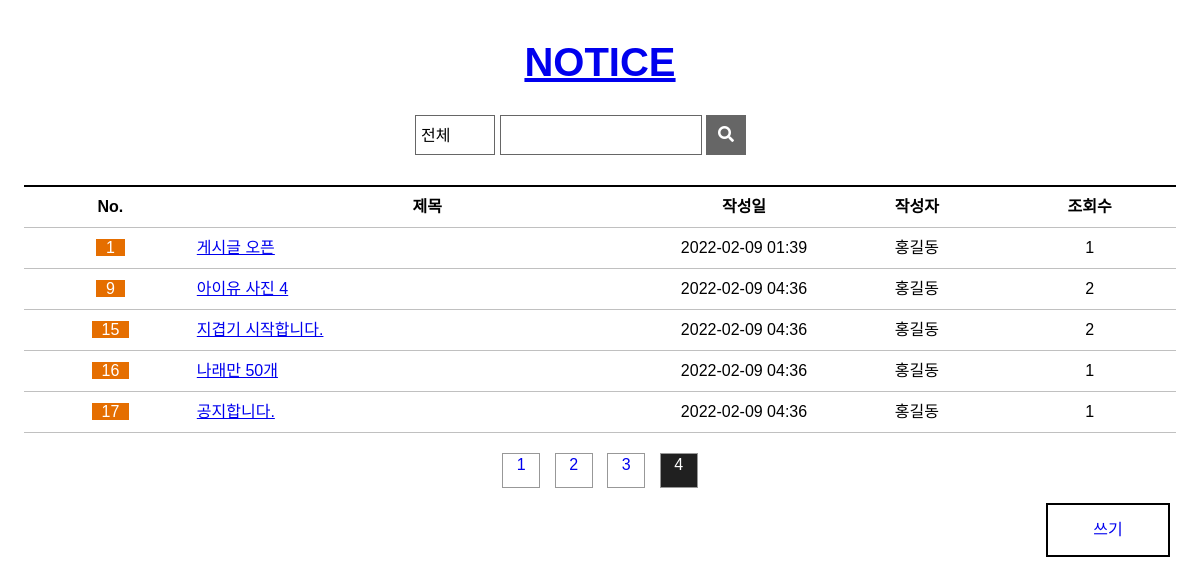
Page /board/blist/?nowpage=4 on the committed database.
### board/models.py (models this page shows, shortened)
class Fboard(models.Model):
    b_no = models.IntegerField(default=0,primary_key=True)
    member = models.ForeignKey(Member,on_delete=models.DO_NOTHING,null=True)
    b_title = models.CharField(max_length=1000)
    b_content = models.TextField()
    b_date = models.DateTimeField(default=datetime.now(),blank=True)
    b_group = models.IntegerField(default=0)
    b_step = models.IntegerField(default=0)
    b_indent = models.IntegerField(default=0)
    b_hit = models.IntegerField(default=1)
    b_img = models.ImageField(blank=True)

### member/models.py (models this page shows)
class Member(models.Model):
    m_id = models.CharField(max_length=30,primary_key=True)
    m_pw = models.CharField(max_length=100)
    m_name = models.CharField(max_length=100)
    def __str__(self):
        return self.m_name

### board/views.py (the view, shortened to what this page needs)
# urls.py: path('blist/', views.blist,name='blist'),
def blist(request):
    nowpage = int(request.GET.get('nowpage',1))
    if request.method == 'GET':
        qs = Fboard.objects.all().order_by('-b_group','b_step')
        paginator = Paginator(qs,10)           # 30개 1-10,2-10,3-10
        blist = paginator.get_page(nowpage)
        context={'blist':blist,'nowpage':nowpage}
        return render(request,'blist.html',context)

### board/templates/blist.html (shortened to what this page needs)
{% load static %}
<!DOCTYPE html>
<html>
<head>
  <link rel="stylesheet" href="https://cdnjs.cloudflare.com/ajax/libs/font-awesome/5.12.1/css/all.min.css">
  <link rel="stylesheet" href="{% static 'css/style.css' %}">
  <link rel="stylesheet" href="{% static 'css/notice_list.css' %}">
</head>
<body>
<section>
    <a href="{% url 'index' %}"><h1>NOTICE</h1></a>
    <div class="wrapper">
      <form action="{% url 'board:blist' %}" id="search" method="post">
        {% if category %}
        <select name="category" id="category">
          <option value="all" {% if category in 'all'%}selected{% endif %} >전체</option>
          <option value="title" {% if category in 'title'%}selected{% endif %}>제목</option>
          <option value="content" {% if category in 'content'%}selected{% endif %}>내용</option>
        </select>
        {% else %}
          <select name="category" id="category">
            <option value="all">전체</option>
          </select>
        {% endif %}
        <div class="title">
          {% if searchword %}
            <input type="text" id="searchword" name="searchword" size="16" value="{{searchword}}">
          {% else %}
            <input type="text" id="searchword" name="searchword" size="16">
          {% endif %}
        </div>
        <button type="button" onclick="searchBtn()"><i class="fas fa-search"></i></button>
      </form>
    </div>
    <table>
      <colgroup>
        <col width="15%">
        <col width="40%">
        <col width="15%">
        <col width="15%">
        <col width="15%">
      </colgroup>
      <tr>
        <th>No.</th>
        <th>제목</th>
        <th>작성일</th>
        <th>작성자</th>
        <th>조회수</th>
      </tr>
      <tbody id="tbody">
        {% if blist %}
          {% for board in blist %}
            <tr>
              <td><span class='table-notice'>{{board.b_no}}</span></td>
              <td class='table-title' id='pInput'>
                <a href='{% url 'board:bview' board.b_no %}'>
                  {% if board.b_indent > 0  %}
                  {% for i in "x"|rjust:board.b_indent %}
                    ▶
                  {% endfor %}
                    {{board.b_title}}
                  {% else %}
                    {{board.b_title}}
                  {% endif %}
                </a>
              </td>
              <td>{{board.b_date|date:'Y-m-d H:i'}}</td>
              <td>{{board.member}}</td>
              <td>{{board.b_hit}}</td>
            </tr>
          {% endfor %}
        {% else %}
          <tr>
            <td colspans='5'>데이터가 없습니다.</td>
          </tr>
        {% endif %}
      </tbody>
    </table>
    <ul class="page-num">
      {% if blist.has_previous %}
        <a href="?nowpage=1"><li class="first"></li></a>
        <a href="?nowpage={{blist.previous_page_number }}"><li class="prev"></li></a>
      {% else %}
        <li class="first"></li>
        <li class="prev"></li>
      {% endif %}
      {% for page in blist.paginator.page_range  %}
        {% if page != nowpage  %}
          <a href="?nowpage={{page}}"><li class="num off"><div>{{page}}</div></li></a>
        {% else %}
          <li class="num on"><div>{{page}}</div></li>
        {% endif %}
      {% endfor %}
      {% if blist.has_next %}
        <a href="?nowpage={{ blist.next_page_number }}"><li class="next"></li></a>
        <a href="?nowpage={{blist.paginator.num_pages }}"><li class="last"></li></a>
      {% else %}
        <li class="next"></li>
        <li class="last"></li>
      {% endif %}
    </ul>
    <a href="{% url 'board:bwrite' %}"><div class="write">쓰기</div></a>
  </section>
</body>
</html>

### static/css/style.css (style rules this page uses)
*, body { margin: 0; padding: 0; font-family: 'Noto Sans KR', sans-serif; font-size: 16px; }
.on { color:white; background:#202020; }
.off { background:none; }
li { display: inline-block; padding-right: 5px; font-size: 13px; }
#cart, #search { float: right; margin-right: 20px; }
.wrapper { width: 1200px; margin: auto; }

### static/css/notice_list.css (style rules this page uses)
section { text-align: center; }
h1 { margin-top: 40px; margin-bottom: 50px; font-size: 40px; }
.wrapper { position: relative; }
select { position: absolute; top: 50%; left: 50%; width: 80px; height: 40px; margin-left: -185px; margin-top: -20px; padding: 5px; border: 1px solid #666666; font-family: inherit; background: url(https://www.midashotel.co.kr/Midas_common/images/homepage/board/search-box-select.png) no-repeat 95% 50%; -webkit-appearance: none; -moz-appearance: none; appearance: none; }
form > div { position: absolute; top: 50%; left: 50%; width: 200px; height: 38px; margin-left: -100px; margin-top: -20px; display: inline-block; border: 1px solid #666666; }
input { position: relative; top: 4px; left: 2px; border: none; font-size: 16px; }
button { position: absolute; top: 50%; left: 50%; width: 40px; height: 40px; margin-left: 106px; margin-top: -20px; background: #666666; color: white; border: none; }
table { width: 96%; margin-top: 100px; margin-left: auto; margin-right: auto; line-height: 40px; }
.table-notice { background-color: #e56e00; color: white; padding-left: 10px; padding-right: 10px; }
.table-title { text-align: left; }
table { border-collapse: collapse; }
th { border: 1px solid silver; border-top: 2px solid black; }
td { border: 1px solid silver; }
th, td { border-left: hidden; border-right: hidden; }
.page-num { margin-top: 15px; }
.page-num li { width: 36px; height: 35px; padding: 0; }
.first { background: url(https://www.midashotel.co.kr/Midas_common/images/homepage/board/paging_first.png) no-repeat; }
.prev { background: url(https://www.midashotel.co.kr/Midas_common/images/homepage/board/paging_prev.png) no-repeat; }
.num { position: relative; top: -15px; height: 33px !important; margin-left: 5px; margin-right: 5px; border: 1px #989898 solid; }
.num > div { position: relative; top: 2px; }
.next { background: url(https://www.midashotel.co.kr/Midas_common/images/homepage/board/paging_next.png) no-repeat; }
.last { background: url(https://www.midashotel.co.kr/Midas_common/images/homepage/board/paging_last.png) no-repeat; }
.write { float: right; width: 120px; height: 50px; line-height: 50px; margin: 0 30px 50px 0; border: 2px black solid; }

### rows in the picture
Fboard: b_no "1", b_title "게시글 오픈", b_date "2022-02-09 01:39", member "홍길동", b_hit "1"
Fboard: b_no "9", b_title "아이유 사진 4", b_date "2022-02-09 04:36", member "홍길동", b_hit "2"
Fboard: b_no "15", b_title "지겹기 시작합니다.", b_date "2022-02-09 04:36", member "홍길동", b_hit "2"
Fboard: b_no "16", b_title "나래만 50개", b_date "2022-02-09 04:36", member "홍길동", b_hit "1"
Fboard: b_no "17", b_title "공지합니다.", b_date "2022-02-09 04:36", member "홍길동", b_hit "1"

### other values in the picture
{{ page }} "1" "2" "3"
{{ page }} "4"
